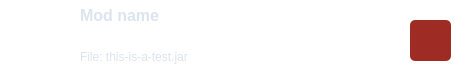
<?xml version="1.0" encoding="UTF-8"?>
<ui version="4.0">
 <class>modWidget</class>
 <widget class="QWidget" name="modWidget">
  <property name="geometry">
   <rect>
    <x>0</x>
    <y>0</y>
    <width>470</width>
    <height>80</height>
   </rect>
  </property>
  <property name="minimumSize">
   <size>
    <width>0</width>
    <height>80</height>
   </size>
  </property>
  <property name="maximumSize">
   <size>
    <width>470</width>
    <height>80</height>
   </size>
  </property>
  <property name="windowTitle">
   <string>Form</string>
  </property>
  <property name="styleSheet">
   <string notr="true">/* modWidget */
#modWidget {
  background-color: rgba(255, 255, 255, 0.1);
  border-radius: 10px;
}

/* modWidget Label */
#modWidget QLabel {
  color: #DCE4EE;
  background-color: rgba(255, 255, 255, 0.0);
}

/* modWidget PushButton */
#modWidget QPushButton {
  background-color: #9e2c24;
  border-radius: 5px;
}
#modWidget QPushButton:pressed {
  background-color: #6b1d18;
}</string>
  </property>
  <widget class="QLabel" name="modName">
   <property name="geometry">
    <rect>
     <x>80</x>
     <y>0</y>
     <width>291</width>
     <height>31</height>
    </rect>
   </property>
   <property name="font">
    <font>
     <family>Segoe UI</family>
     <pointsize>12</pointsize>
     <bold>true</bold>
    </font>
   </property>
   <property name="toolTip">
    <string>Mod name</string>
   </property>
   <property name="text">
    <string>Mod name</string>
   </property>
  </widget>
  <widget class="QPushButton" name="actionButton">
   <property name="geometry">
    <rect>
     <x>410</x>
     <y>20</y>
     <width>41</width>
     <height>41</height>
    </rect>
   </property>
   <property name="text">
    <string/>
   </property>
   <property name="icon">
    <iconset>
     <normaloff>../../../../resources/trash.png</normaloff>../../../../resources/trash.png</iconset>
   </property>
   <property name="iconSize">
    <size>
     <width>32</width>
     <height>32</height>
    </size>
   </property>
  </widget>
  <widget class="QLabel" name="modIcon">
   <property name="geometry">
    <rect>
     <x>10</x>
     <y>10</y>
     <width>61</width>
     <height>61</height>
    </rect>
   </property>
   <property name="pixmap">
    <pixmap>../../../../resources/no-icon.png</pixmap>
   </property>
   <property name="scaledContents">
    <bool>true</bool>
   </property>
   <property name="alignment">
    <set>Qt::AlignCenter</set>
   </property>
  </widget>
  <widget class="QLabel" name="modDetails">
   <property name="geometry">
    <rect>
     <x>80</x>
     <y>50</y>
     <width>321</width>
     <height>20</height>
    </rect>
   </property>
   <property name="font">
    <font>
     <family>Segoe UI</family>
     <pointsize>9</pointsize>
     <bold>false</bold>
    </font>
   </property>
   <property name="toolTip">
    <string>File: this-is-a-test.jar</string>
   </property>
   <property name="text">
    <string>File: this-is-a-test.jar</string>
   </property>
   <property name="textFormat">
    <enum>Qt::PlainText</enum>
   </property>
   <property name="alignment">
    <set>Qt::AlignLeading|Qt::AlignLeft|Qt::AlignTop</set>
   </property>
  </widget>
 </widget>
 <resources/>
 <connections/>
</ui>
